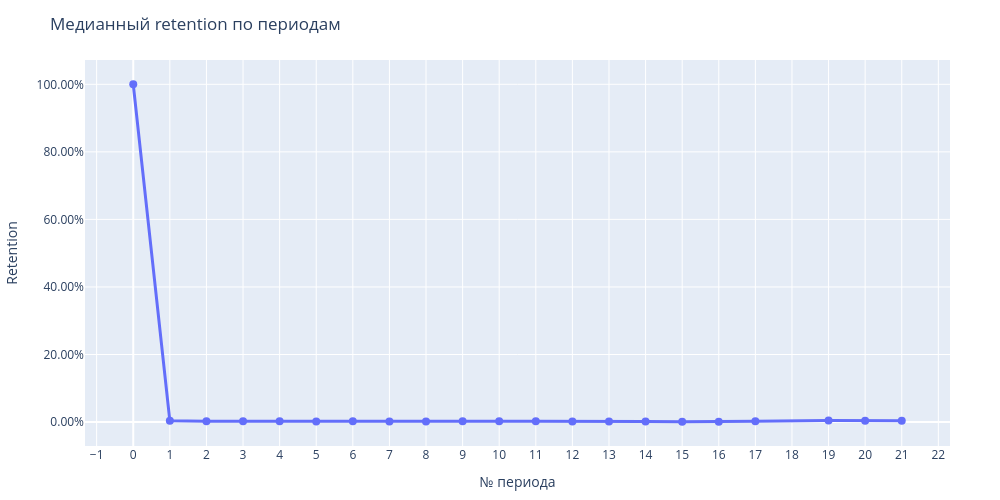

The notebook cell saved with this chart:
### Markdown cell above
**Ответ на задачу 2:**

По результатам когортного анализа маркетплейс успешно привлекает новых покупателей. Медианное значение составляет 4057 клиентов в месяц. 

Однако продукт имеет низкий показатель удержания (Retention). После привлечения клиентов их медианный показатель удержания в первый месяц пользования продуктом составляет 0.35% и на протяжений всех последущих месяцев не поднимается выше 1%. Это свидетельствует о том, что пользователи проявляют интерес к продукту, но после знакомства с ним уходят на ранней стадии. Это может говорить о проблемах с самим маркетплейсом, его функциональностью, ассортиментом или качеством сервиса. При изначально высоких цифрах привлечения пользователи не находят ценности в продукте - product/market fit низкий. Продукт требует доработок.

### Code cell
# Интерактивный график Plotly
median_retention = retention_matrix.median().reset_index()
median_retention.columns = ['period', 'retention']

fig = px.line(
    median_retention,
    x='period',
    y='retention',
    markers=True,
    title='Медианный retention по периодам',
    labels={'period': '№ периода', 'retention': 'Retention'},
)

fig.update_yaxes(tickformat='.2%')
fig.update_xaxes(dtick=1)
fig.update_traces(line=dict(width=3), marker=dict(size=8))

# Задаем единый размер для самой фигуры (для обоих вариантов)
fig.update_layout(
    autosize=False,
    width=1000,     # ширина
    height=500,     # высота
    margin=dict(l=50, r=50, t=60, b=50) # отступы
)

# Интерактивный график
fig.show()

# Статичный график для GitHub
fig.show("png")

### Figure 1 — Plotly figure (JSON) as saved in the notebook; plotly's stock layout.template omitted (floating-point values rounded to 4 significant figures)
{"data": [{"hovertemplate": "№ периода=%{x}<br>Retention=%{y}<extra></extra>", "legendgroup": "", "line": {"color": "#636efa", "dash": "solid", "width": 3}, "marker": {"size": 8, "symbol": "circle"}, "mode": "lines+markers", "name": "", "orientation": "v", "showlegend": false, "type": "scatter", "x": [0.0, 1.0, 2.0, 3.0, 4.0, 5.0, 6.0, 7.0, 8.0, 9.0, 10.0, 11.0, 12.0, 13.0, 14.0, 15.0, 16.0, 17.0, 19.0, 20.0, 21.0], "xaxis": "x", "y": [1.0, 0.003546, 0.002691, 0.002399, 0.002421, 0.0019, 0.002665, 0.001841, 0.001479, 0.002457, 0.001998, 0.002681, 0.001598, 0.001854, 0.001317, 0.001023, 0.001043, 0.002316, 0.004514, 0.003817, 0.003817], "yaxis": "y"}], "layout": {"autosize": false, "height": 500, "legend": {"tracegroupgap": 0}, "margin": {"b": 50, "l": 50, "r": 50, "t": 60}, "title": {"text": "Медианный retention по периодам"}, "width": 1000, "xaxis": {"anchor": "y", "domain": [0, 1], "dtick": 1, "title": {"text": "№ периода"}}, "yaxis": {"anchor": "x", "domain": [0, 1], "tickformat": ".2%", "title": {"text": "Retention"}}}}
